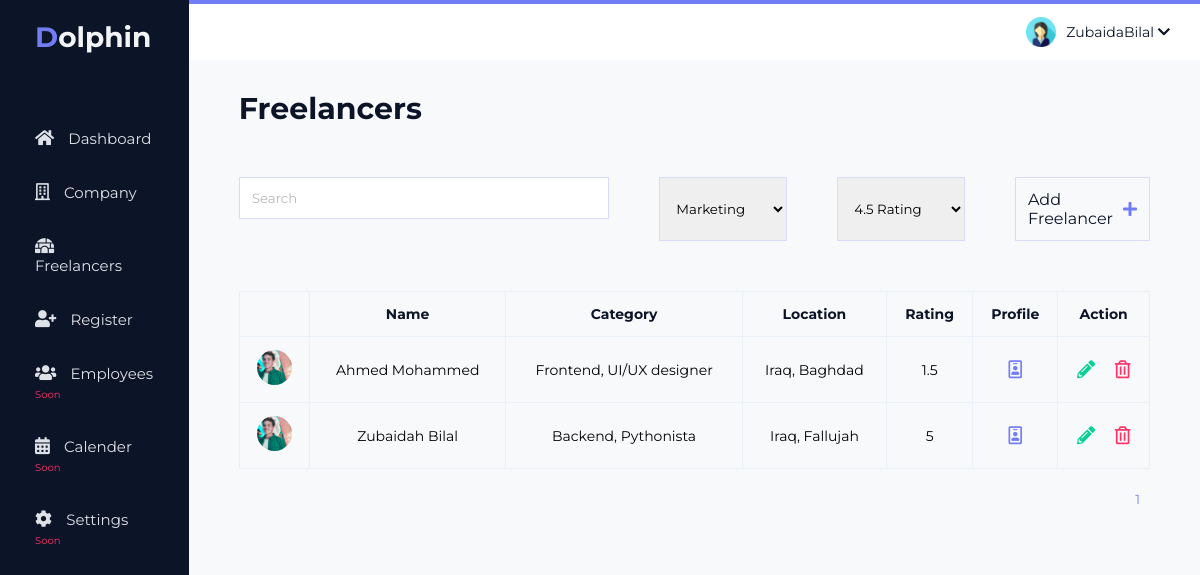
Before: /freelancers (signed in) with the older database file.
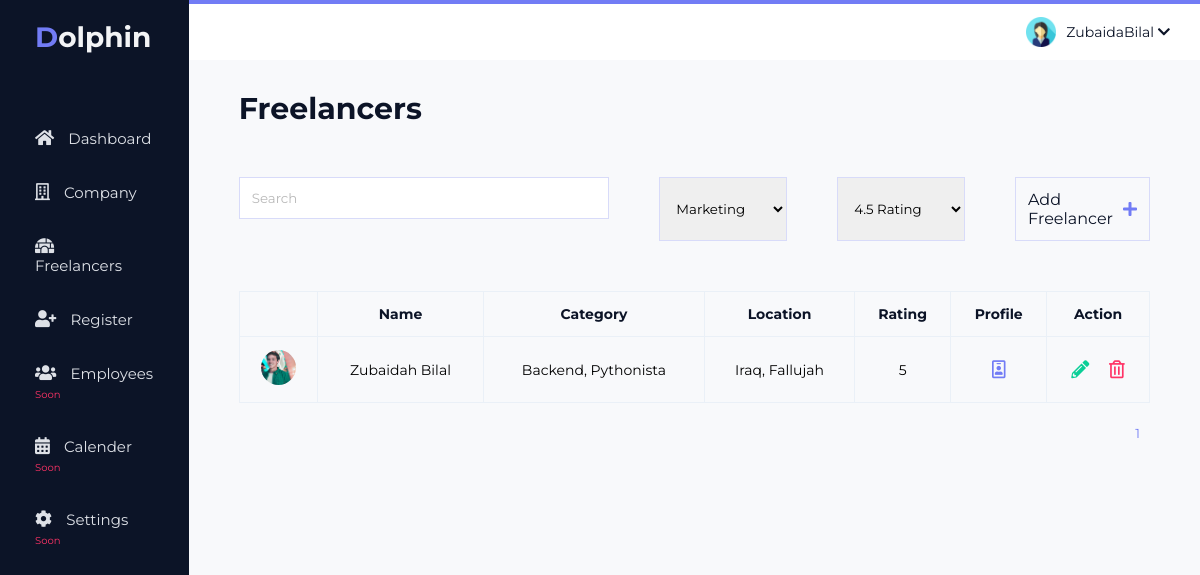
After: the same page with the newer database file.
### app.py (models this page shows, shortened)
class Freelancers(db.Model):
    __tablename__ = 'freelancers'
    id = db.Column(db.Integer, primary_key = True)
    name = db.Column(db.String(255))
    category = db.Column(db.String(255))
    location = db.Column(db.String(255))
    phone = db.Column(db.String(255))
    email = db.Column(db.String(255))
    description = db.Column(db.String(255))
    rating = db.Column(db.String(255))

### app.py (the view)
@app.route('/freelancers', methods=['GET', 'POST'])
@login_required
def freelancers():
    page = request.args.get('page', 1, type=int)
    freelancersDetails = Freelancers.query.order_by(Freelancers.id.desc()).paginate(page=page, per_page=5)
    if request.method == 'POST' :
        name= request.form['name']
        freelancersDetails = Freelancers.query.filter(Freelancers.name.like(name)).all()
    return render_template("freelancers.html",freelancersDetails = freelancersDetails)

### app.py (called while the page is built)
@login_manager.user_loader
def load_user(user_id):
    return User.query.get(int(user_id))

### templates/freelancers.html (shortened to what this page needs)
{% extends "layout.html" %}
    {% block head %}
    <link rel="stylesheet" href="../static/css/freelancers.css">
    {% endblock %}
    {% block content %}
        <main>
            <div class="main-container">
                <div class="title">
                    <h1>Freelancers</h1>
                </div>
                <div class="main-filters">
                    <form action="/freelancers" method="POST" class="search">
                        <input type="text" placeholder="Search" name="search" class="box">
                    </form>
                    <select id="provider" class="provider box">
                        <option value="company">Marketing</option>
                    </select>
                    <select id="rating" class="rating box">
                        <option value="4.5">4.5 Rating</option>
                    </select>
                    <a href="/addFreelancers" class="add box">
                        Add Freelancer
                        <i class="fas fa-plus"></i>
                    </a>
                </div>
                    <table class="table">
                        <thead>
                            <th></th>
                            <th>Name</th>
                            <th>Category</th>
                            <th>Location</th>
                            <th>Rating</th>
                            <th>Profile</th>
                            <th>Action</th>
                        </thead>
                        <tbody>
                            {% for freelancer in freelancersDetails.items %}
                            <tr>
                                <td data-label="##" class="img-circle">
                                    <img src="../static/images/account-img.jpg" alt="image">
                                </td>
                                <td data-label="Name">{{freelancer.name}}</td>
                                <td data-label="Category">{{freelancer.category}}</td>
                                <td data-label="Location">{{freelancer.location}}</td>
                                <td data-label="Rating">{{freelancer.rating}}</td>
                                <td data-label="Profile" class="profile">
                                    <a href="/profilesFreelancer/{{freelancer.name}}">
                                        <i class="far fa-id-badge"></i>
                                    </a>
                                </td>
                                <td data-label="Action" class="action">
                                    <a href="/editFreelancer/{{freelancer.id}}">
                                        <i class="fas fa-pencil-alt"></i>
                                    </a>
                                    <a href="/deleteFreelancer/{{freelancer.id}}">
                                        <i class="far fa-trash-alt"></i>
                                    </a>
                                </td>
                            </tr>
                            {% endfor %}
                        </tbody>
                    </table>
                    <div class="pagination">
                    {% for page_num in freelancersDetails.iter_pages(left_edge=1, right_edge=1, left_current=1, right_current=2) %}
                        {% if page_num %}
                            <a class="page-number" href="{{ url_for('freelancers',page=page_num) }}" >{{ page_num }}</a>
                        {% else%}
                            ...
                        {% endif %}
                    {% endfor %}
                    </div>
                </div>
            </main>
            </div>
    {% endblock %}

### templates/layout.html (shortened to what this page needs)
<!DOCTYPE html>
<html lang="en">
<head>
    <link rel="stylesheet" href="../static/css/shared-ui.css">
    <link rel="stylesheet" href="../static/css/all.min.css">
    {% block head %}
    {% endblock %}
</head>
<body>
    <div class="container">
        <nav class="navbar">
            <div class="nav-icon" onclick="toggleSidebar()">
                <i class="fas fa-bars"></i>
            </div>
            <div class="navbar-right">
                <a href="#">
                    <img src="../static/images/manager.png" alt="img" width="30" >
                    <div class="account">
                        <span>ZubaidaBilal</span>
                        <i class="fas fa-chevron-down"></i>
                    </div>
                </a>
            </div>
        </nav>
        <div id="sidebar">
            <div class="sidebar-title">
                <h2>Dolphin</h2>
            </div>
            <section class="sidebar-menu">
                <div class="sidebar-link active-menu-link">
                    <i class="fa fa-home"></i>
                    <a href="/dashboard">Dashboard</a>
                </div>
                <div class="sidebar-link">
                    <i class="far fa-building"></i>
                    <a href="/companies">Company</a>
                </div>
                <div class="sidebar-link">
                    <i class="fas fa-igloo"></i>
                    <a href="/freelancers">Freelancers</a>
                </div>
                <div class="sidebar-link">
                    <i class="fas fa-user-plus"></i>
                    <a href="/logout">Register</a>
                </div>
                <div class="sidebar-link">
                    <i class="fas fa-users"></i>
                    <a href="#">Employees</a>
                    <span style="font-size: 10px; color: #FF3366;">Soon</span>
                </div>
                <div class="sidebar-link">
                    <i class="fas fa-calendar-alt"></i>
                    <a href="#">Calender</a>
                    <span style="font-size: 10px; color: #FF3366;">Soon</span>
                </div>
                <div class="sidebar-link">
                    <i class="fas fa-cog"></i>
                    <a href="#">Settings</a>
                    <span style="font-size: 10px; color: #FF3366;">Soon</span>
                </div>
            </section>
        </div>
        {% block content %}
        {% endblock %}
</body>
</html>

### static/css/shared-ui.css (style rules this page uses)
:root { --darkBlue: #0C1427; --mainContent: #F8F9FB; --lightPurple: #727CF5; --lightRed: #FF3366; --barsColor: #97A3B9; --yellow: #FBBC06; }
* { padding: 0; margin: 0; box-sizing: border-box; list-style: none; text-decoration: none; font-family: 'Montserrat', sans-serif; }
.container { display: grid; height: 100vh; grid-template-columns: 0.56fr 1fr 1fr 1fr; grid-template-rows: 0.2fr 3fr; grid-template-areas: "sidebar nav nav nav" "sidebar main main main"; }
.navbar { background-color: #FFF; grid-area: nav; height: 60px; display: flex; align-items: center; justify-content: space-between; padding: 0 30px 0 30px; box-shadow: 0 5px 10px #f1f6fd; border-top: 4px solid #727CF5; }
.nav-icon > i { font-size: 25px; color: #ffffff; }
.navbar-right { display: flex; justify-content: space-between; align-items: center; }
.navbar-right a { display: flex; justify-content: flex-end; align-items: center; color: var(--darkBlue); font-size: 14px; }
.navbar-right a img { margin-right: 10px; }
.navbar-right .account i { color: var(--darkBlue); }
main { background: var(--mainContent); grid-area: main; overflow-y: auto; }
.main-container .title { margin-bottom: 50px; font-size: 15px; }
.main-container .title h1 { font-size: 30px; color: var(--darkBlue); }
.main-container { padding: 30px 50px; }
#sidebar { background: var(--darkBlue); grid-area: sidebar; overflow-y: auto; padding: 20px; -webkit-transition: all 0.5s; transition: all 0.5s; height: 100vh; }
.sidebar-title { display: flex; justify-content: space-between; align-items: center; color: #f3f4f6; margin-bottom: 60px; }
.sidebar-title h2 { font-size: 28px; margin-left: 15px; }
.sidebar-title h2::first-letter { color: var(--lightPurple); }
.sidebar-link { color: #DEE1E7; padding: 15px; margin-bottom: 5px; }
.sidebar-link a { color: #DEE1E7; font-size: 15px; }
.sidebar-link > i { margin-right: 10px; font-size: 17px; }

### static/css/freelancers.css (style rules this page uses)
:root { --darkBlue: #0C1427; --mainContent: #F8F9FB; --lightPurple: #727CF5; --lightRed: #FF3366; --barsColor: #97A3B9; --green: #0ACF97; }
.main-filters { display: grid; grid-template-columns: 1.7fr 1fr 1fr 1fr; gap: 50px; }
.box { padding: 12px; border: 1px solid #D8DBF9; outline: none; }
input[type="text"] { width: 370.6px; }
.main-filters a { display: flex; justify-content: center; align-items: center; color: var(--darkBlue); transition: 0.3s ease-in-out; }
.main-filters a i { margin-left: 10px; color: var(--lightPurple); }
input::placeholder { opacity: 0.5; }
.table { width: 100%; border-collapse: collapse; margin-top: 50px; }
.table th { color: var(--darkBlue); }
.table th, .table td { padding: 13px 12px; border: 1.5px solid #EAF0F7; text-align: center; font-size: 14px; }
.img-circle img { width: 35px; height: 35px; object-fit: cover; border-radius: 50%; }
.profile a { color: var(--lightPurple); font-size: 18px; }
.action a:nth-child(1) { color: var(--green); font-size: 18px; }
.action a:nth-child(2) { color: var(--lightRed); margin-left: 15px; font-size: 18px; }
.pagination { display: flex; justify-content: flex-end; margin-top: 20px; }
.page-number { margin: 1.5px 10px 0; font-size: 13px; color: var(--lightPurple); }

Changed rows visible on the page:
removed Freelancers: name "Ahmed Mohammed", category "Frontend, UI/UX designer", location "Iraq, Baghdad", rating "1.5"
